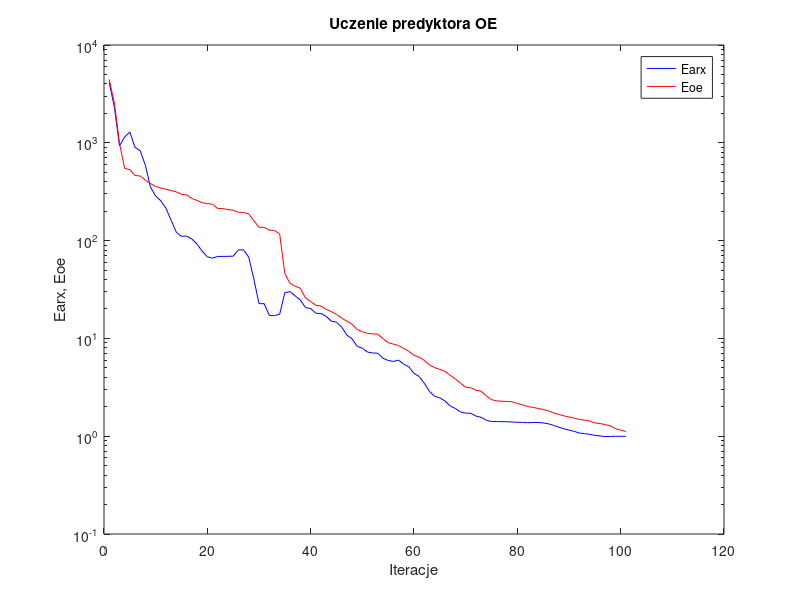
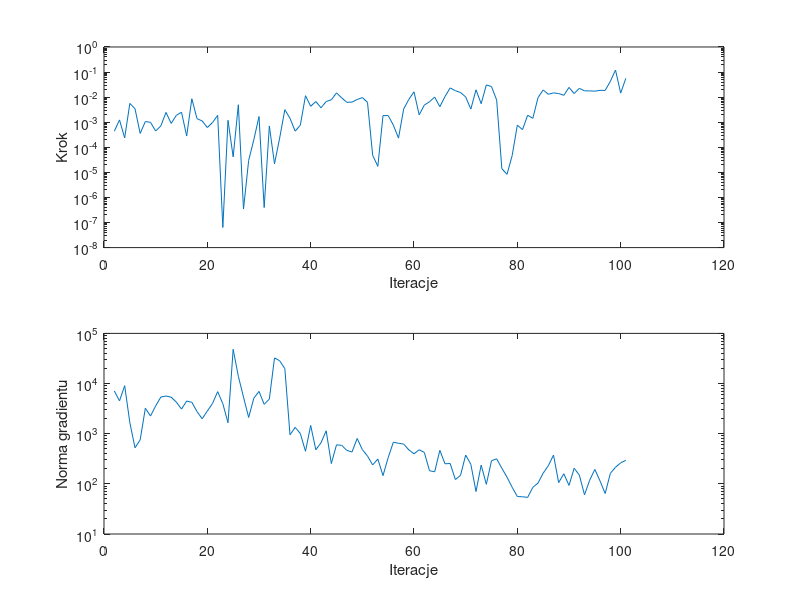

The MATLAB script that drew these images, in order:
%uczenie predyktora oe
clear all;
n=0; farx(n+1)=4.164222e+003; foe(n+1)=4.446029e+003; wspucz(n+1)=0.000000e+000; ng(n+1)=0.000000e+000;
%odnowa zmiennej metryki
n=1; farx(n+1)=2.322886e+003; foe(n+1)=2.569300e+003; krok(n+1)=4.395065e-004; ng(n+1)=7.099593e+003;
n=2; farx(n+1)=9.321115e+002; foe(n+1)=9.830706e+002; krok(n+1)=1.233983e-003; ng(n+1)=4.516340e+003;
n=3; farx(n+1)=1.148335e+003; foe(n+1)=5.474490e+002; krok(n+1)=2.376454e-004; ng(n+1)=9.071841e+003;
n=4; farx(n+1)=1.288275e+003; foe(n+1)=5.303592e+002; krok(n+1)=5.608324e-003; ng(n+1)=1.664435e+003;
n=5; farx(n+1)=8.987538e+002; foe(n+1)=4.633463e+002; krok(n+1)=3.456371e-003; ng(n+1)=5.241889e+002;
n=6; farx(n+1)=8.304986e+002; foe(n+1)=4.578831e+002; krok(n+1)=3.569431e-004; ng(n+1)=7.529463e+002;
n=7; farx(n+1)=5.896745e+002; foe(n+1)=4.150742e+002; krok(n+1)=1.063821e-003; ng(n+1)=3.219997e+003;
n=8; farx(n+1)=3.514287e+002; foe(n+1)=3.834146e+002; krok(n+1)=9.884278e-004; ng(n+1)=2.249214e+003;
n=9; farx(n+1)=2.853309e+002; foe(n+1)=3.569854e+002; krok(n+1)=4.460746e-004; ng(n+1)=3.588988e+003;
n=10; farx(n+1)=2.553047e+002; foe(n+1)=3.443944e+002; krok(n+1)=7.123994e-004; ng(n+1)=5.379155e+003;
n=11; farx(n+1)=2.140087e+002; foe(n+1)=3.344092e+002; krok(n+1)=2.456077e-003; ng(n+1)=5.637114e+003;
n=12; farx(n+1)=1.611122e+002; foe(n+1)=3.245920e+002; krok(n+1)=8.989513e-004; ng(n+1)=5.345143e+003;
n=13; farx(n+1)=1.216703e+002; foe(n+1)=3.152311e+002; krok(n+1)=1.869974e-003; ng(n+1)=4.270670e+003;
n=14; farx(n+1)=1.105815e+002; foe(n+1)=2.974049e+002; krok(n+1)=2.513970e-003; ng(n+1)=3.091398e+003;
n=15; farx(n+1)=1.112582e+002; foe(n+1)=2.931056e+002; krok(n+1)=2.808967e-004; ng(n+1)=4.482430e+003;
n=16; farx(n+1)=1.038586e+002; foe(n+1)=2.699413e+002; krok(n+1)=8.624636e-003; ng(n+1)=4.220565e+003;
n=17; farx(n+1)=9.214197e+001; foe(n+1)=2.575948e+002; krok(n+1)=1.389400e-003; ng(n+1)=2.765547e+003;
n=18; farx(n+1)=7.798524e+001; foe(n+1)=2.438142e+002; krok(n+1)=1.120856e-003; ng(n+1)=1.982620e+003;
n=19; farx(n+1)=6.829193e+001; foe(n+1)=2.393268e+002; krok(n+1)=6.130864e-004; ng(n+1)=2.836318e+003;
n=20; farx(n+1)=6.608026e+001; foe(n+1)=2.352896e+002; krok(n+1)=9.696269e-004; ng(n+1)=3.996232e+003;
n=21; farx(n+1)=6.891817e+001; foe(n+1)=2.127207e+002; krok(n+1)=1.877073e-003; ng(n+1)=6.901251e+003;
n=22; farx(n+1)=6.892285e+001; foe(n+1)=2.127150e+002; krok(n+1)=6.368120e-008; ng(n+1)=3.965167e+003;
n=23; farx(n+1)=6.909250e+001; foe(n+1)=2.073135e+002; krok(n+1)=1.186919e-003; ng(n+1)=1.656090e+003;
n=24; farx(n+1)=6.931040e+001; foe(n+1)=2.046264e+002; krok(n+1)=4.156331e-005; ng(n+1)=4.811583e+004;
n=25; farx(n+1)=8.043548e+001; foe(n+1)=1.951123e+002; krok(n+1)=4.975647e-003; ng(n+1)=1.396930e+004;
%odnowa zmiennej metryki
n=26; farx(n+1)=8.048434e+001; foe(n+1)=1.936758e+002; krok(n+1)=3.440769e-007; ng(n+1)=5.362709e+003;
n=27; farx(n+1)=6.797268e+001; foe(n+1)=1.876687e+002; krok(n+1)=3.012945e-005; ng(n+1)=2.107596e+003;
n=28; farx(n+1)=4.054314e+001; foe(n+1)=1.596830e+002; krok(n+1)=2.004501e-004; ng(n+1)=5.113557e+003;
n=29; farx(n+1)=2.266782e+001; foe(n+1)=1.366633e+002; krok(n+1)=1.687093e-003; ng(n+1)=6.975157e+003;
n=30; farx(n+1)=2.266595e+001; foe(n+1)=1.366538e+002; krok(n+1)=3.962771e-007; ng(n+1)=3.855233e+003;
n=31; farx(n+1)=1.715223e+001; foe(n+1)=1.275895e+002; krok(n+1)=7.101242e-004; ng(n+1)=4.905454e+003;
n=32; farx(n+1)=1.709507e+001; foe(n+1)=1.269211e+002; krok(n+1)=2.201687e-005; ng(n+1)=3.241835e+004;
n=33; farx(n+1)=1.769220e+001; foe(n+1)=1.168930e+002; krok(n+1)=2.345612e-004; ng(n+1)=2.848300e+004;
n=34; farx(n+1)=2.934313e+001; foe(n+1)=4.598416e+001; krok(n+1)=3.159755e-003; ng(n+1)=1.982014e+004;
n=35; farx(n+1)=3.012981e+001; foe(n+1)=3.649510e+001; krok(n+1)=1.427772e-003; ng(n+1)=9.502321e+002;
n=36; farx(n+1)=2.720377e+001; foe(n+1)=3.420517e+001; krok(n+1)=4.395065e-004; ng(n+1)=1.336563e+003;
n=37; farx(n+1)=2.468995e+001; foe(n+1)=3.250735e+001; krok(n+1)=7.663457e-004; ng(n+1)=1.008088e+003;
n=38; farx(n+1)=2.066715e+001; foe(n+1)=2.593288e+001; krok(n+1)=1.142218e-002; ng(n+1)=4.459767e+002;
n=39; farx(n+1)=2.018395e+001; foe(n+1)=2.389463e+001; krok(n+1)=4.312903e-003; ng(n+1)=1.462896e+003;
n=40; farx(n+1)=1.808318e+001; foe(n+1)=2.177435e+001; krok(n+1)=6.700076e-003; ng(n+1)=4.782251e+002;
n=41; farx(n+1)=1.797082e+001; foe(n+1)=2.141649e+001; krok(n+1)=3.752980e-003; ng(n+1)=6.591133e+002;
n=42; farx(n+1)=1.680440e+001; foe(n+1)=1.985910e+001; krok(n+1)=6.681129e-003; ng(n+1)=1.142906e+003;
n=43; farx(n+1)=1.499885e+001; foe(n+1)=1.876029e+001; krok(n+1)=7.852675e-003; ng(n+1)=2.535768e+002;
n=44; farx(n+1)=1.465701e+001; foe(n+1)=1.766180e+001; krok(n+1)=1.479563e-002; ng(n+1)=5.999305e+002;
n=45; farx(n+1)=1.307298e+001; foe(n+1)=1.609692e+001; krok(n+1)=9.367765e-003; ng(n+1)=5.867725e+002;
n=46; farx(n+1)=1.081057e+001; foe(n+1)=1.500058e+001; krok(n+1)=6.216787e-003; ng(n+1)=4.644750e+002;
n=47; farx(n+1)=9.909740e+000; foe(n+1)=1.397937e+001; krok(n+1)=6.349841e-003; ng(n+1)=4.321948e+002;
n=48; farx(n+1)=8.273696e+000; foe(n+1)=1.232907e+001; krok(n+1)=8.029022e-003; ng(n+1)=8.037957e+002;
n=49; farx(n+1)=7.952689e+000; foe(n+1)=1.170941e+001; krok(n+1)=9.600724e-003; ng(n+1)=4.821669e+002;
n=50; farx(n+1)=7.249319e+000; foe(n+1)=1.124340e+001; krok(n+1)=6.192369e-003; ng(n+1)=3.586300e+002;
%odnowa zmiennej metryki
n=51; farx(n+1)=7.094759e+000; foe(n+1)=1.112935e+001; krok(n+1)=4.789661e-005; ng(n+1)=2.385673e+002;
n=52; farx(n+1)=7.054858e+000; foe(n+1)=1.104845e+001; krok(n+1)=1.737277e-005; ng(n+1)=3.117939e+002;
n=53; farx(n+1)=6.258092e+000; foe(n+1)=9.937229e+000; krok(n+1)=1.835515e-003; ng(n+1)=1.459083e+002;
n=54; farx(n+1)=5.955816e+000; foe(n+1)=9.040072e+000; krok(n+1)=1.841613e-003; ng(n+1)=3.338265e+002;
n=55; farx(n+1)=5.807423e+000; foe(n+1)=8.746610e+000; krok(n+1)=7.663457e-004; ng(n+1)=6.755418e+002;
n=56; farx(n+1)=5.999974e+000; foe(n+1)=8.458518e+000; krok(n+1)=2.326282e-004; ng(n+1)=6.445501e+002;
n=57; farx(n+1)=5.447486e+000; foe(n+1)=7.892671e+000; krok(n+1)=3.363630e-003; ng(n+1)=6.215983e+002;
n=58; farx(n+1)=5.126320e+000; foe(n+1)=7.372993e+000; krok(n+1)=8.130648e-003; ng(n+1)=4.756204e+002;
n=59; farx(n+1)=4.390650e+000; foe(n+1)=6.698167e+000; krok(n+1)=1.626130e-002; ng(n+1)=3.978535e+002;
n=60; farx(n+1)=4.078645e+000; foe(n+1)=6.431357e+000; krok(n+1)=1.965086e-003; ng(n+1)=4.781188e+002;
n=61; farx(n+1)=3.475622e+000; foe(n+1)=5.963729e+000; krok(n+1)=4.830641e-003; ng(n+1)=4.230966e+002;
n=62; farx(n+1)=2.867895e+000; foe(n+1)=5.340470e+000; krok(n+1)=6.545122e-003; ng(n+1)=1.827214e+002;
n=63; farx(n+1)=2.555901e+000; foe(n+1)=5.031291e+000; krok(n+1)=1.008597e-002; ng(n+1)=1.741674e+002;
n=64; farx(n+1)=2.470682e+000; foe(n+1)=4.811119e+000; krok(n+1)=4.150488e-003; ng(n+1)=4.662655e+002;
n=65; farx(n+1)=2.289816e+000; foe(n+1)=4.606610e+000; krok(n+1)=1.059021e-002; ng(n+1)=2.512292e+002;
n=66; farx(n+1)=2.038156e+000; foe(n+1)=4.193595e+000; krok(n+1)=2.334578e-002; ng(n+1)=2.544522e+002;
n=67; farx(n+1)=1.919672e+000; foe(n+1)=3.853040e+000; krok(n+1)=1.806042e-002; ng(n+1)=1.220354e+002;
n=68; farx(n+1)=1.769783e+000; foe(n+1)=3.488413e+000; krok(n+1)=1.532189e-002; ng(n+1)=1.470759e+002;
n=69; farx(n+1)=1.723598e+000; foe(n+1)=3.167820e+000; krok(n+1)=1.019447e-002; ng(n+1)=3.749039e+002;
n=70; farx(n+1)=1.714184e+000; foe(n+1)=3.128986e+000; krok(n+1)=3.340564e-003; ng(n+1)=2.453060e+002;
n=71; farx(n+1)=1.604269e+000; foe(n+1)=2.950579e+000; krok(n+1)=1.958773e-002; ng(n+1)=7.032546e+001;
n=72; farx(n+1)=1.560963e+000; foe(n+1)=2.880435e+000; krok(n+1)=5.478088e-003; ng(n+1)=2.361495e+002;
n=73; farx(n+1)=1.454210e+000; foe(n+1)=2.578801e+000; krok(n+1)=3.072094e-002; ng(n+1)=9.791490e+001;
n=74; farx(n+1)=1.412554e+000; foe(n+1)=2.364503e+000; krok(n+1)=2.642647e-002; ng(n+1)=2.886647e+002;
n=75; farx(n+1)=1.411547e+000; foe(n+1)=2.301490e+000; krok(n+1)=7.632150e-003; ng(n+1)=3.161170e+002;
%odnowa zmiennej metryki
n=76; farx(n+1)=1.407181e+000; foe(n+1)=2.275999e+000; krok(n+1)=1.404624e-005; ng(n+1)=2.049404e+002;
n=77; farx(n+1)=1.404442e+000; foe(n+1)=2.267446e+000; krok(n+1)=8.333245e-006; ng(n+1)=1.359716e+002;
n=78; farx(n+1)=1.397582e+000; foe(n+1)=2.250424e+000; krok(n+1)=4.687315e-005; ng(n+1)=8.546244e+001;
n=79; farx(n+1)=1.386508e+000; foe(n+1)=2.156704e+000; krok(n+1)=7.625735e-004; ng(n+1)=5.583637e+001;
n=80; farx(n+1)=1.386150e+000; foe(n+1)=2.091466e+000; krok(n+1)=5.067687e-004; ng(n+1)=5.524993e+001;
n=81; farx(n+1)=1.374625e+000; foe(n+1)=2.007999e+000; krok(n+1)=1.897913e-003; ng(n+1)=5.376621e+001;
n=82; farx(n+1)=1.381072e+000; foe(n+1)=1.971624e+000; krok(n+1)=1.427772e-003; ng(n+1)=8.526981e+001;
n=83; farx(n+1)=1.381415e+000; foe(n+1)=1.921643e+000; krok(n+1)=9.533414e-003; ng(n+1)=1.034302e+002;
n=84; farx(n+1)=1.366833e+000; foe(n+1)=1.875260e+000; krok(n+1)=1.932256e-002; ng(n+1)=1.633277e+002;
n=85; farx(n+1)=1.340102e+000; foe(n+1)=1.815298e+000; krok(n+1)=1.301252e-002; ng(n+1)=2.301674e+002;
n=86; farx(n+1)=1.290377e+000; foe(n+1)=1.733714e+000; krok(n+1)=1.477175e-002; ng(n+1)=3.742610e+002;
n=87; farx(n+1)=1.238236e+000; foe(n+1)=1.670724e+000; krok(n+1)=1.390246e-002; ng(n+1)=1.060813e+002;
n=88; farx(n+1)=1.189969e+000; foe(n+1)=1.615576e+000; krok(n+1)=1.183052e-002; ng(n+1)=1.589842e+002;
n=89; farx(n+1)=1.153985e+000; foe(n+1)=1.572794e+000; krok(n+1)=2.439969e-002; ng(n+1)=9.303685e+001;
n=90; farx(n+1)=1.120485e+000; foe(n+1)=1.530071e+000; krok(n+1)=1.394089e-002; ng(n+1)=2.045331e+002;
n=91; farx(n+1)=1.077473e+000; foe(n+1)=1.483665e+000; krok(n+1)=2.243330e-002; ng(n+1)=1.495449e+002;
n=92; farx(n+1)=1.062478e+000; foe(n+1)=1.459791e+000; krok(n+1)=1.778972e-002; ng(n+1)=6.049508e+001;
n=93; farx(n+1)=1.045485e+000; foe(n+1)=1.427794e+000; krok(n+1)=1.778267e-002; ng(n+1)=1.181372e+002;
n=94; farx(n+1)=1.019656e+000; foe(n+1)=1.369129e+000; krok(n+1)=1.729712e-002; ng(n+1)=1.940370e+002;
n=95; farx(n+1)=1.006978e+000; foe(n+1)=1.348485e+000; krok(n+1)=1.865271e-002; ng(n+1)=1.145362e+002;
n=96; farx(n+1)=9.918202e-001; foe(n+1)=1.311513e+000; krok(n+1)=1.856024e-002; ng(n+1)=6.425518e+001;
n=97; farx(n+1)=9.923944e-001; foe(n+1)=1.278559e+000; krok(n+1)=4.256083e-002; ng(n+1)=1.615131e+002;
n=98; farx(n+1)=9.987003e-001; foe(n+1)=1.191057e+000; krok(n+1)=1.204927e-001; ng(n+1)=2.142753e+002;
n=99; farx(n+1)=9.978894e-001; foe(n+1)=1.155012e+000; krok(n+1)=1.448480e-002; ng(n+1)=2.627868e+002;
n=100; farx(n+1)=9.959712e-001; foe(n+1)=1.115824e+000; krok(n+1)=5.625683e-002; ng(n+1)=2.936232e+002;

figure; semilogy(farx,'b'); hold on; semilogy(foe,'r'); xlabel('Iteracje'); ylabel('Earx, Eoe'); legend('Earx','Eoe'); title('Uczenie predyktora OE');
figure; subplot(2,1,1); semilogy(krok); xlabel('Iteracje'); ylabel('Krok');
subplot(2,1,2); semilogy(ng); xlabel('Iteracje'); ylabel('Norma gradientu');
Earx=farx(n+1)
Eoe=foe(n+1)
